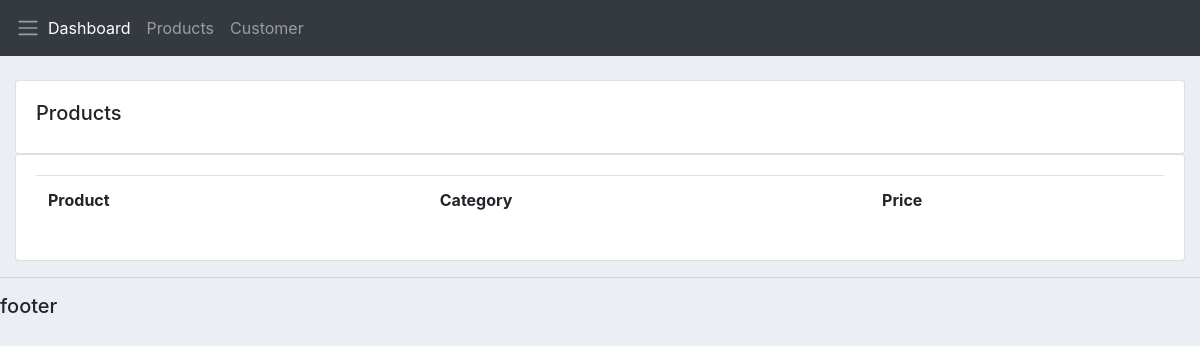
/products/, run on an earlier commit of the app's database.
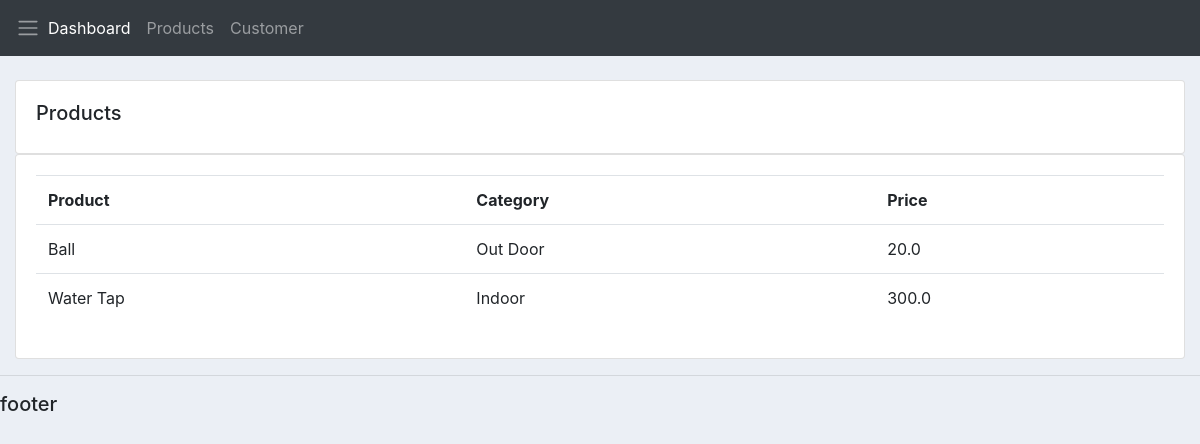
And on a later commit of the database.
### accounts/models.py (models this page shows, shortened)
class Product(models.Model):
    CATEGORY = (
        ('Indoor', 'Indoor'),
        ('Out Door', 'Out Door'),
    )
    name = models.CharField(max_length=200, null= True)
    price = models.FloatField(null= True)
    category = models.CharField(max_length=200, null= True, choices=CATEGORY)
    description = models.CharField(max_length=200, null= True, blank=True)
    date_created = models.DateTimeField(auto_now_add = True, null= True)
    tags = models.ManyToManyField(Tag)

### accounts/views.py (the view)
# urls.py: path('products/', views.products, name = 'products'),
def products(request):
    products = Product.objects.all()
    return render(request , 'accounts/products.html', {'products':products})

### accounts/templates/accounts/products.html
{%  extends 'accounts/main.html' %}
{% block content %}
		<br>
		<div class="row">
			<div class="col-md">
				<div class="card card-body">
					<h5>Products</h5>
				</div>
				<div class="card card-body">
					<table class="table">
						<tr>
							<th>Product</th>
							<th>Category</th>
							<th>Price</th>
						</tr>
						{% for i in products %}
							<tr>
								<td>{{i.name}}</td>
								<td>{{i.category}}</td>
								<td>{{i.price}}</td>
							</tr>
						{% endfor %}
					</table>
				</div>
			</div>
		</div>
{% endblock content %}

What changed in the data, as far as the page shows it:
added Product: name "Ball", category "Out Door", price "20.0"
added Product: name "Water Tap", category "Indoor", price "300.0"
